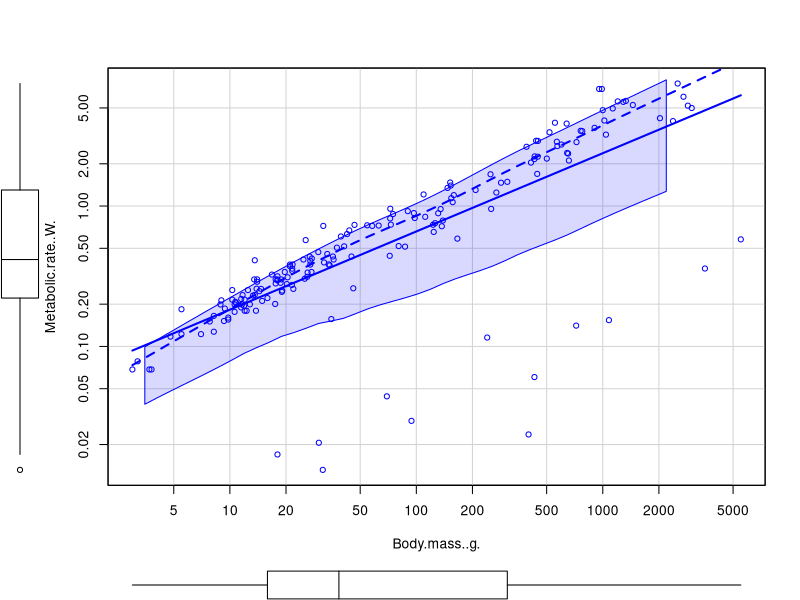
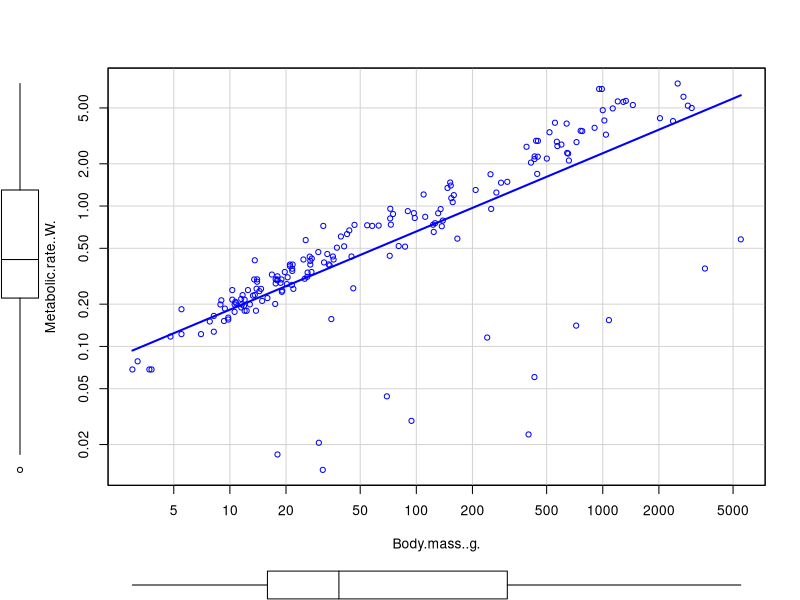
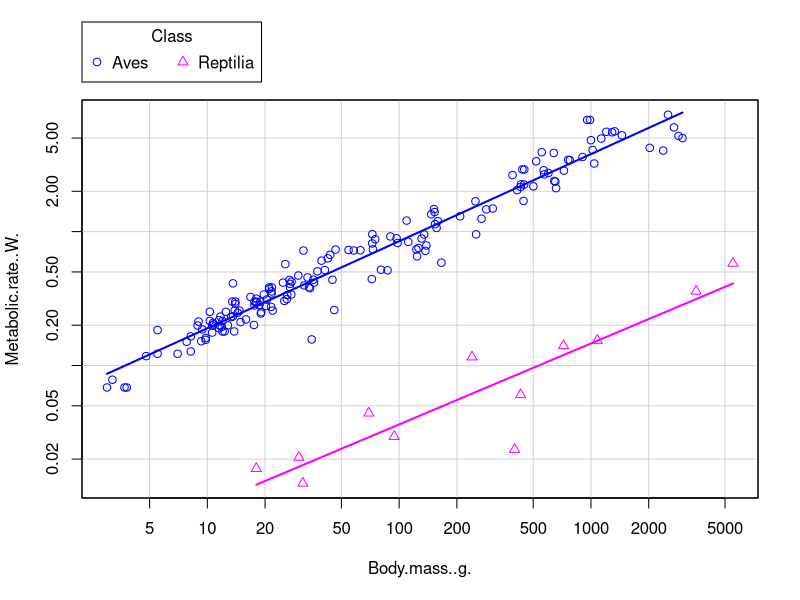
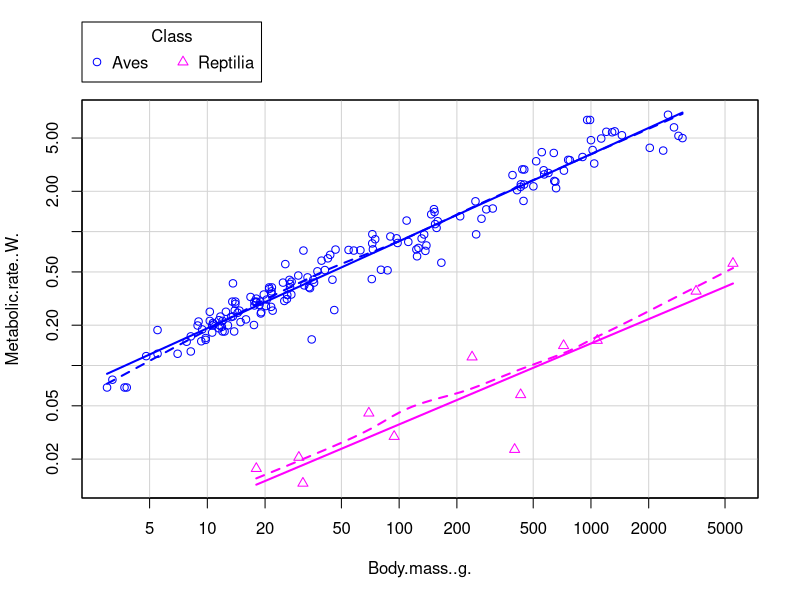
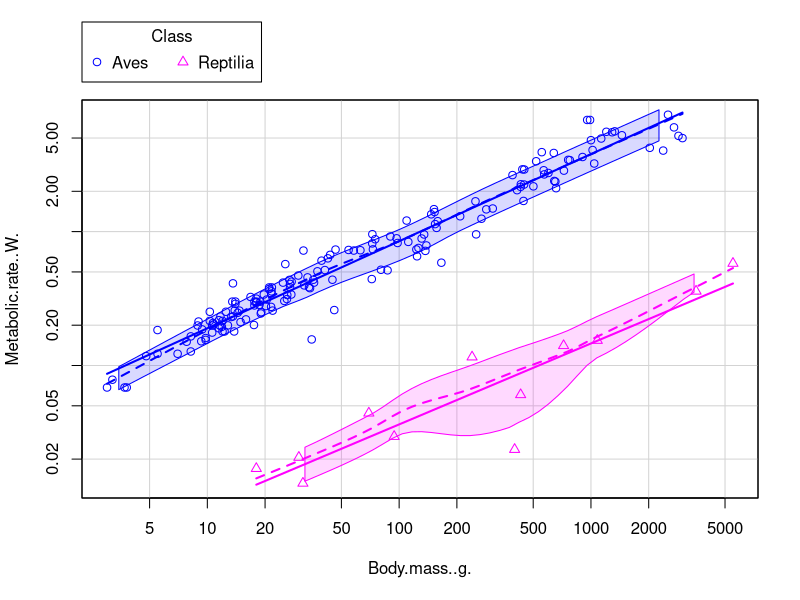
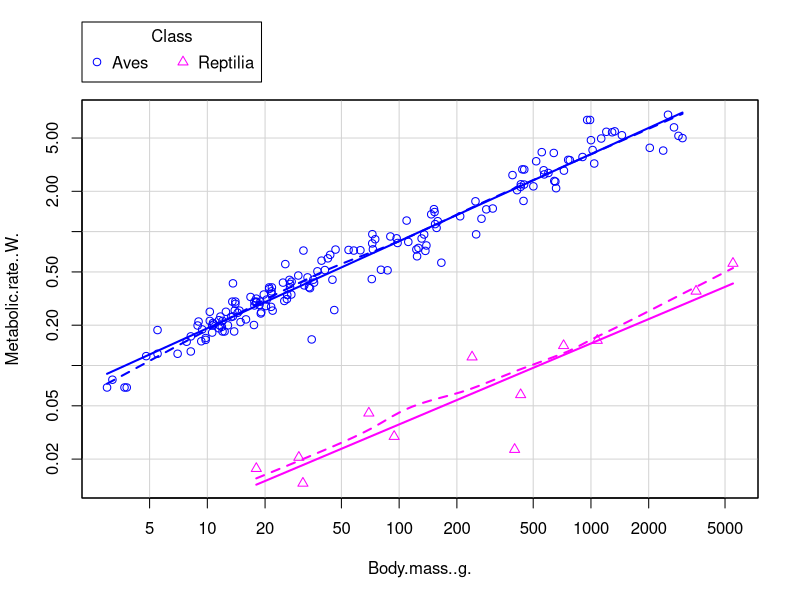
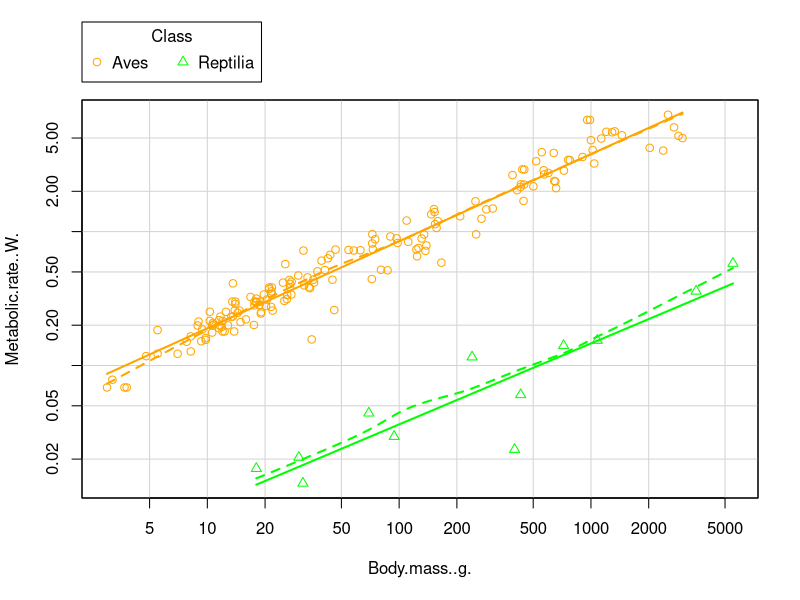
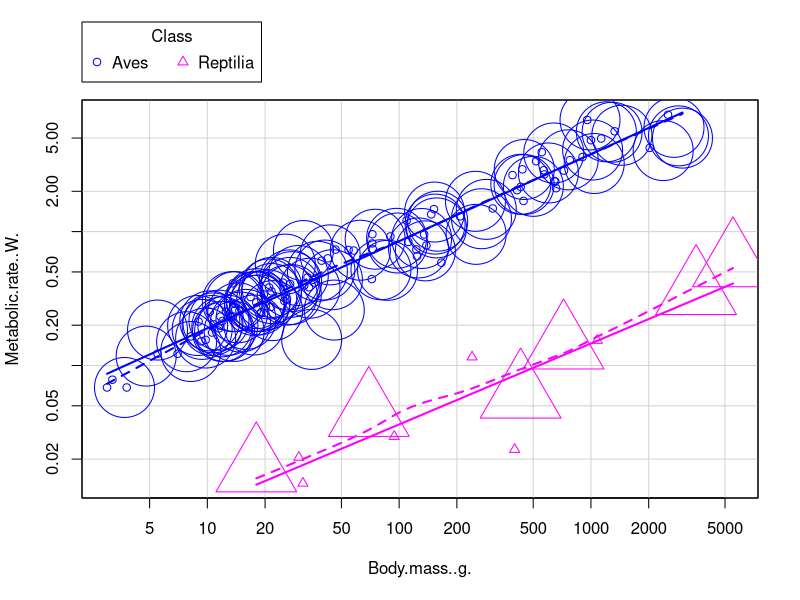

Generate these figures, in order, with R: (Note: this script raises an error after producing the figures.)

## PURPOSE of this:
## Use different types of plot for same data
## Illustrate split-apply-combine
## Illustrate dealing with errors and incremental building of code
## Illustrate reading of help

######
## What is in the workspace? I want it clean
rm(list = ls())

anage <-  read.table("AnAge_birds_reptiles.txt", 
                     header=TRUE, na.strings="NA")


str(anage)
head(anage)
tail(anage)
summary(anage)

## Did you notice the naming of columns?


## Simpler to do it now, so it is available later
anage$logmet <- log(anage$Metabolic.rate..W.)
anage$logbm <- log(anage$Body.mass..g)



library(car)

scatterplot(Metabolic.rate..W. ~ Body.mass..g., data = anage,
     log = "xy")

## too many lines; what are we getting rid of?
scatterplot(Metabolic.rate..W. ~ Body.mass..g., data = anage,
     log = "xy", smooth = FALSE)

## But I have birds and reptiles. What is smooth doing?
scatterplot(Metabolic.rate..W. ~ Body.mass..g. | Class,
            data = anage,
            log = "xy", smooth = FALSE)

scatterplot(Metabolic.rate..W. ~ Body.mass..g. | Class,
            data = anage,
            log = "xy", smooth = TRUE)

scatterplot(Metabolic.rate..W. ~ Body.mass..g. | Class,
            data = anage,
            log = "xy", smooth = list(smoother = loessLine,
                                      var = TRUE))

scatterplot(Metabolic.rate..W. ~ Body.mass..g. | Class,
            data = anage,
            log = "xy", smooth = list(smoother = loessLine,
                                      var = FALSE))

## Notice col
scatterplot(Metabolic.rate..W. ~ Body.mass..g. | Class,
            data = anage,
            log = "xy",
            col = c("orange", "green"))
## but nope, not everything is changeable that way: e.g., cex

scatterplot(Metabolic.rate..W. ~ Body.mass..g. | Class,
            data = anage,
            log = "xy",
            cex = c(1, 8))

scatterplot(Metabolic.rate..W. ~ Body.mass..g. | Class,
            data = anage,
            log = "xy",
            cex = c(1, 8)[Class])


scatterplot(Metabolic.rate..W. ~ Body.mass..g. | Class,
            data = anage,
            log = "xy",
            cex = c(1, 8)[anage$Class])

## does plot work?
plot(Metabolic.rate..W. ~ Body.mass..g.,
            data = anage,
            log = "xy",
            cex = c(1, 8)[anage$Class])

## let's try again. 
dx <- na.omit(anage[, c("Metabolic.rate..W.", "Body.mass..g.", "Class")])

scatterplot(Metabolic.rate..W. ~ Body.mass..g. | Class,
            data = dx,
            log = "xy",
            cex = c(1, 8))

cexo <- c(1,8)[dx$Class]

scatterplot(Metabolic.rate..W. ~ Body.mass..g. | Class,
            data = dx,
            log = "xy",
            cex = cexo) ## OK, I give up



## continue with plot

## Eh???!!!
plot(Metabolic.rate..W. ~ Body.mass..g.,
     data = anage,
     col = c("red", "blue")[anage$Class],
     log = "xy")

## What is going on?
plot(Metabolic.rate..W. ~ Body.mass..g.,
     data = anage,
     col = c("red", "blue")[factor(anage$Class)],
     log = "xy")

anage$Class <- factor(anage$Class)

## legend?
plot(Metabolic.rate..W. ~ Body.mass..g.,
     data = anage,
     col = c("salmon", "darkgreen")[Class],
     pch = c(1, 2)[Class],
     log = "xy")

legend(10, 2, legend = levels(anage$Class),
       col = c("salmon", "darkgreen"),
       pch = c(1, 2))

## adding lines more of a pain here. We will continue below. Detour for
## now to using ggplot2


## ggplot

library(ggplot2)

p1 <- ggplot(aes(x = Body.mass..g., y = Metabolic.rate..W.),
             data = anage) + geom_point()

p1

## how can I use log?

p1 + scale_x_log10() + scale_y_log10()

## conditioning
p1 + scale_x_log10() + scale_y_log10() + facet_wrap( ~ Class)

p1 + scale_x_log10() + scale_y_log10() + facet_wrap( ~ Class) +
    geom_smooth(method = "lm")

p1 + scale_x_log10() + scale_y_log10() + facet_wrap( ~ Class) +
    geom_smooth(method = "lm", se = FALSE )

## using color per class
p2 <- ggplot(aes(x = Body.mass..g.,
                 y = Metabolic.rate..W.,
                 color = Class),
             data = anage) +
    geom_point() 
p2

p2 + scale_x_log10() + scale_y_log10() + facet_wrap( ~ Class) +
    geom_smooth(method = "lm", se = FALSE )

## single panel
p2 + scale_x_log10() + scale_y_log10() +
    geom_smooth(method = "lm", se = FALSE )

## single panel, use other colors

p2 + scale_x_log10() + scale_y_log10() +
    geom_smooth(method = "lm", se = FALSE ) +
    scale_color_manual(values = c("red", "blue"))

library(cowplot)

## selection

birds <- anage[anage$Class == "Aves", ]

library(dplyr)
birds2 <- dplyr::filter(anage, Class == "Aves")

## creating new variables why might not always be good?
## (for log transformation)


## adding a legend interactively
plot(Metabolic.rate..W. ~ Body.mass..g.,
     data = anage,
     col = c("salmon", "darkgreen")[Class],
     pch = c(1, 2)[Class],
     log = "xy")

legend(locator(1), legend = levels(anage$Class),
       col = c("salmon", "darkgreen"),
       pch = c(1, 2))


## some more manual work

## todo
## - labels con at para etiquetar tick marks
## complete cases y table sin NAs
## abline para plot para reptiles y aves

plot(logmet ~ logbm, data = anage,
     xlab = "Log body mass (g)",
     ylab = "Log metabolic rate (W)",
     axes = FALSE)

box()

## help for labels is not very helpful?
## where should we place the labels?

summary(anage)
exp(seq(from = -4.3, to = 2, length.out = 6))

yv <- c(0.01, 0.05, 0.15, 0.6, 2, 7) 
log(yv)

axis(side = 2, at = log(yv), labels = yv)

## Hummm, ugly for several reasons

par(las = 1)

plot(logmet ~ logbm, data = anage,
     xlab = "Log body mass (g)", ylab = "Log metabolic rate (W)",
     axes = FALSE,
     ylim = c(log(0.01), max(anage$logmet)))  ## what happened?

plot(logmet ~ logbm, data = anage,
     xlab = "Log body mass (g)", ylab = "Log metabolic rate (W)",
     axes = FALSE,
     ylim = c(log(0.01), max(anage$logmet, na.rm = TRUE)))

box()
axis(side = 2, at = log(yv), labels = yv)

dev.off()

## changing par
op <- par(las = 1)

plot(logmet ~ logbm, data = anage,
     xlab = "Log body mass (g)", ylab = "Log metabolic rate (W)",
     axes = FALSE, ylim = c(log(0.01), max(anage$logmet, na.rm = TRUE)))
box()
axis(side = 2, at = log(yv), labels = yv)

par(op)


anage.clean <- anage[
    complete.cases(anage[, c("Class",
                             "Metabolic.rate..W.",
                             "Body.mass..g.")])
  , ]
summary(anage.clean)

anage.clean2 <- na.omit(
    anage[, c("Class", "Metabolic.rate..W.", "Body.mass..g.")])
summary(anage.clean2)

nrow(anage.clean)
nrow(anage.clean2)

anage3 <- dplyr::filter(anage,
                        !is.na(Metabolic.rate..W.) &
                        !is.na(Body.mass..g.))

anage4 <- dplyr::filter(anage,
                        !(is.na(Metabolic.rate..W.) |
                          is.na(Body.mass..g.)))

summary(anage3)
summary(anage4)
identical(anage3, anage4)

## Hummm... What gives here?
identical(anage.clean, anage3)

mapply(identical, anage.clean, anage3)
## or
Map(identical, anage.clean, anage3)

## what gives?

attributes(anage.clean)
attributes(anage3)

length(attributes(anage.clean))
length(attributes(anage3))


## misleading
Map(identical, attributes(anage.clean), attributes(anage3))
names(attributes(anage3))
names(attributes(anage.clean))

for(att in names(attributes(anage3))) {
    cat("\n attribute ", att, "\n")
    print(identical(attributes(anage3)[[att]],
                    attributes(anage.clean)[[att]]))
}
## here:
## let's use lapply, just to practice

lapply(names(attributes(anage3)),
       function(u) {
           cat("\n attribute ", u, ": ", 
               identical(attributes(anage3)[[u]],
                         attributes(anage.clean)[[u]]),
               "\n")
       })

## those NULL: they are ugly!!

## sending to null (or whatever)
null <- lapply(names(attributes(anage3)),
       function(u) {
           cat("\n attribute ", u, ": ", 
               identical(attributes(anage3)[[u]],
                         attributes(anage.clean)[[u]]),
               "\n")
       })


## Notes:
##  - check Map vs mapply: where?
##  - what we did? why?
##  - arguments to plot?
##  - where is this file?

## Back to the plot

### ablines and regression
birds <- dplyr::filter(anage, Class == "Aves")

summary(lm(logmet ~ logbm, birds))

plot(logmet ~ logbm, birds)
abline(lm(logmet ~ logbm, birds))

## ok but ... we want both birds and reptiles
## let's plot both. First, we want the regression lines

mbirds <- lm(logmet ~ logbm,
             data = dplyr::filter(anage, Class == "Aves"))

## similar to
mbirds0 <- lm(logmet ~ logbm,
              data = anage, subset = (Class == "Aves"))

mrept <- lm(logmet ~ logbm,
            data = dplyr::filter(anage, Class != "Aves"))

## we will want colors
colors() ## yes, we have a few choices . How do I choose?

## Now, plot the points and then add regression lines
plot(logmet ~ logbm, anage,
     col = c("salmon", "turquoise")[Class])

abline(mbirds, col = "salmon")
abline(mrept, col = "turquoise")


## Too much work. 
## A nicer, smarter way?

## I can certainly do this. split-apply(-combine)
lapply(split(anage, anage$Class),
       function(dd) lm(logmet ~ logbm, data = dd))


plot(logmet ~ logbm, anage,
     col = c("salmon", "turquoise")[Class])

lapply(split(anage, anage$Class),
       function(dd) abline(lm(logmet ~ logbm, data = dd)))
## OK, looks doable. A few minor tweaks and we are done



colores <- c("salmon", "turquoise")

## OK, promising?
plot(logmet ~ logbm, anage, col = colores[Class])

## ;-(
lapply(split(anage, anage$Class),
       function(dd) abline(lm(logmet ~ logbm, data = dd),
                              col = colores[Class]))

## yes (and get rid of the NULLs)
junk <- lapply(split(anage, anage$Class),
       function(dd) abline(lm(logmet ~ logbm, data = dd),
                              col = colores[dd$Class]))

## What did we do? If we get side tracked
dddd <- split(anage, anage$Class)

lapply(dddd, function(u) u$Class)



## see help of "by" for another example
## of extracting coefficients by group










